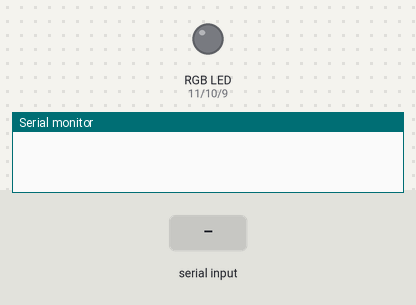
The sketch below on a simulated Arduino Uno, built with avr-gcc and run on an emulated ATmega328P. Parts: an RGB LED mixed from three pins (HIGH = lit), the last lines printed to the serial monitor. The inputs (shaded band) are chosen by the test bench. Dim RGB values are drawn brighter than linear.

Above: at 1.2 s.
1.3 s: "r90\n" received over Serial
At 2.6 s:
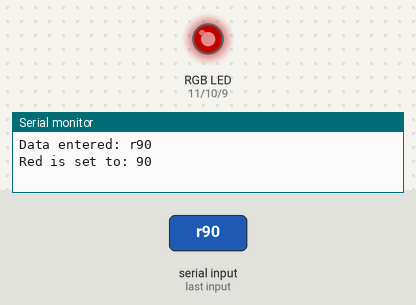
2.9 s: "g90\n" received over Serial
At 3.8 s:
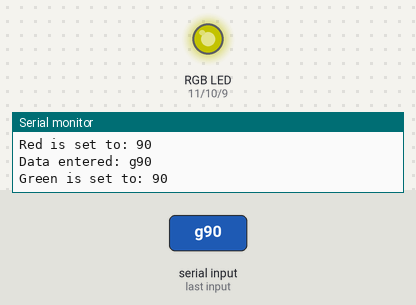
4.5 s: "r,45\n" received over Serial
At 5.0 s:
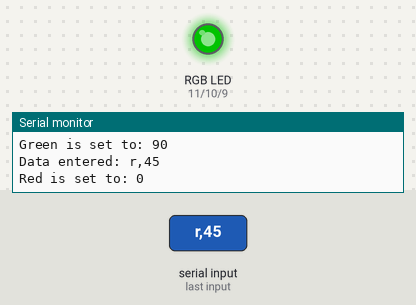
6.1 s: "b90\n" received over Serial
At 7.4 s:
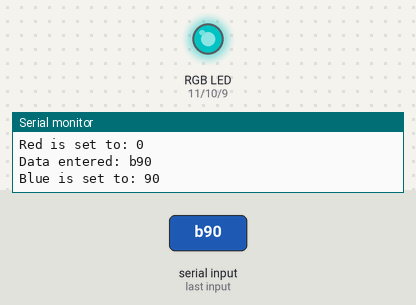
7.7 s: "R90\n" received over Serial
At 8.7 s:
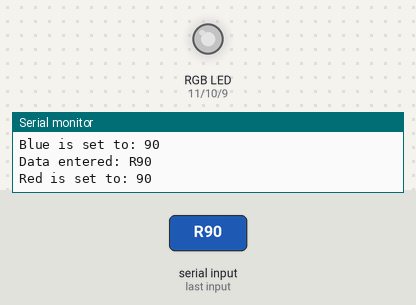
9.3 s: "g,45\n" received over Serial
At 9.9 s:
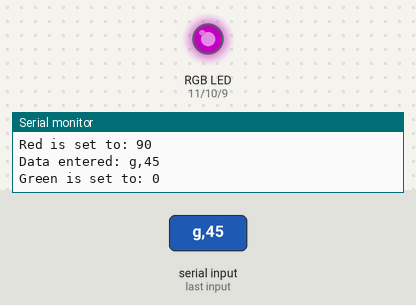
Timing chart, 0 to 11.9 s (numbered marks = the images above; inputs shaded):
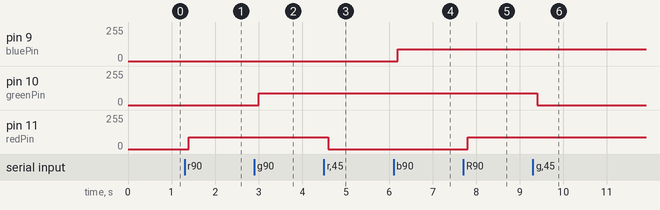

The sketch:

mood_lamp_controle_serial.ino
```cpp
// Projeto 10 – Mood lamp com controle serial

char buffer[18];

int red, green, blue;

int redPin = 11;
int greenPin = 10;
int bluePin = 9;

// prototipo
void splitString(char* data);
void setLED(char* data);

void setup(){
  Serial.begin(9600);
  Serial.flush();

  pinMode(redPin, OUTPUT);
  pinMode(greenPin, OUTPUT);
  pinMode(bluePin, OUTPUT);
}

void loop(){
  if(Serial.available() > 0){
    int index = 0;

    // deixe o buffer encher
    delay(100);

    int numChar = Serial.available();

    if(numChar > 15){
      numChar = 15;
    }

    while(numChar--){
      buffer[index++] = Serial.read();
    }

    splitString(buffer);
  }
}

void splitString(char* data){
  Serial.print("Data entered: ");
  Serial.println(data);

  char* parameter;

  parameter = strtok(data, " ,");

  while(parameter != NULL){
    setLED(parameter);
    parameter = strtok(NULL, " ,");
  }

  // limpa o texto e os buffers seriais
  for(int i = 0; i < 16; i++){
    buffer[i] = '\0';
  }

  Serial.flush();
}

void setLED(char* data) {
  if ((data[0] == 'r') || (data[0] == 'R')) {
    int ans = strtol(data+1, NULL, 10);

    ans = constrain(ans,0,255);

    analogWrite(redPin, ans);
    Serial.print("Red is set to: ");
    Serial.println(ans);
  }

  if ((data[0] == 'g') || (data[0] == 'G')) {
    int ans = strtol(data+1, NULL, 10);

    ans = constrain(ans,0,255);

    analogWrite(greenPin, ans);
    Serial.print("Green is set to: ");
    Serial.println(ans);
  }

  if ((data[0] == 'b') || (data[0] == 'B')) {
    int ans = strtol(data+1, NULL, 10);

    ans = constrain(ans,0,255);

    analogWrite(bluePin, ans);
    Serial.print("Blue is set to: ");
    Serial.println(ans);
  }
}
```

Measured:
- after the input at 1.3 s, pin 11 (redPin): 0/255 → 90/255 after 0.10 s
- after the input at 2.9 s, pin 10 (greenPin): 0/255 → 90/255 after 0.10 s
- after the input at 4.5 s, pin 11 (redPin): 90/255 → 0/255 after 0.10 s
- after the input at 6.1 s, pin 9 (bluePin): 0/255 → 90/255 after 0.10 s
- after the input at 7.7 s, pin 11 (redPin): 0/255 → 90/255 after 0.10 s
- after the input at 9.3 s, pin 10 (greenPin): 90/255 → 0/255 after 0.10 s
